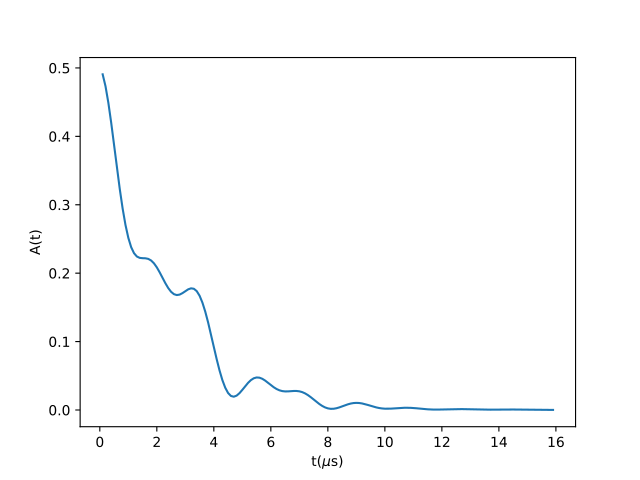

Generate this figure with Python:
from mantid.simpleapi import FunctionWrapper
import matplotlib.pyplot as plt
import numpy as np
x = np.arange(0.1,16,0.1)
y = FunctionWrapper("Meier")
fig, ax=plt.subplots()
ax.plot(x, y(x))
ax.set_xlabel('t($\mu$s)')
ax.set_ylabel('A(t)')
